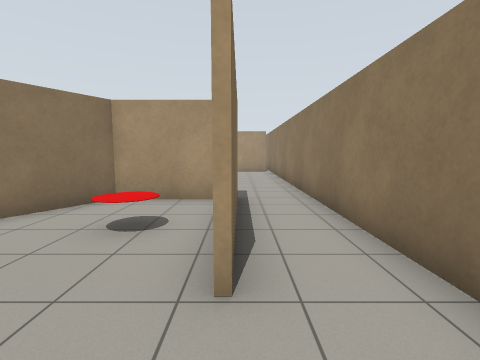
[1] (above)

21 first-person views from a walk through a world built for the Gazebo simulator. The camera is 1.2 m above the floor, tilts 6° down and sees 85° across. The floor is counted in squares, 1 m on a side. Each view is taken from the middle of a square. On the plan, view 1 faces up. The plan holds only what a view shows up to about 12 squares ahead; the rest is blank.

[2]
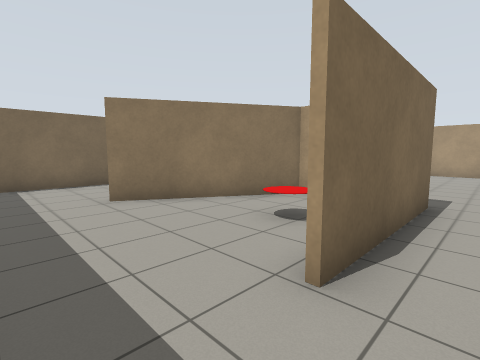

[3]
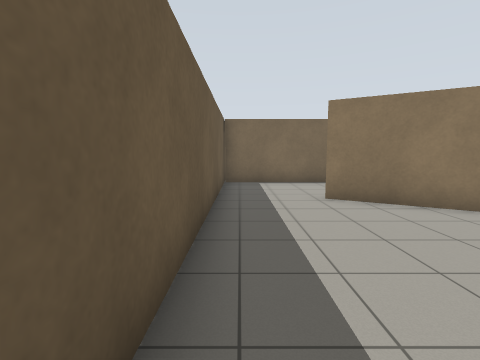

[4]
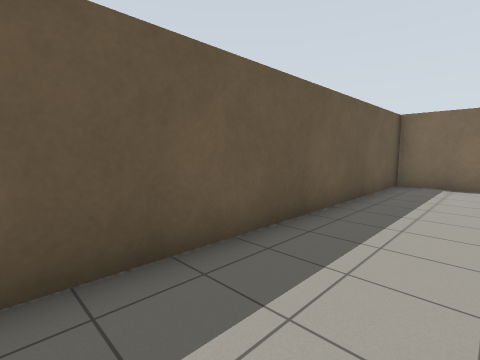

[5]
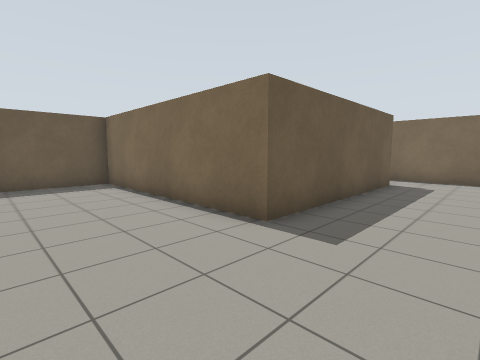

[6]
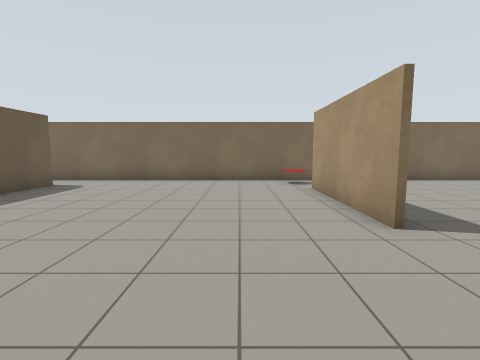

[7]
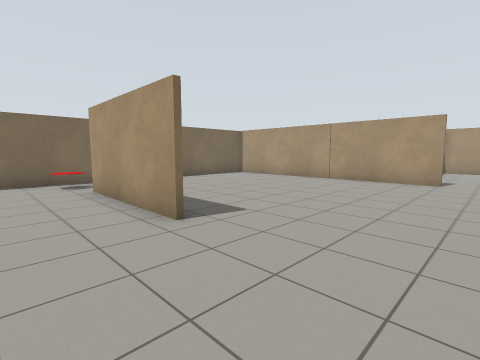

[8]
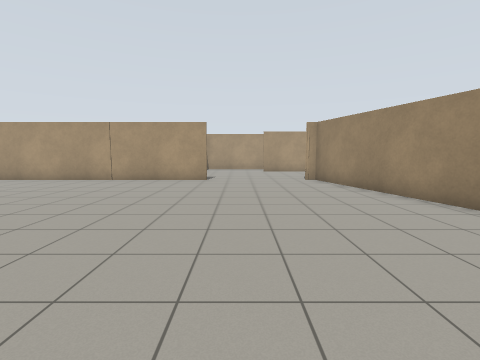

[9]
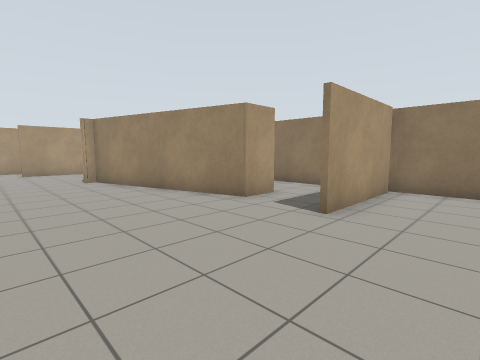

[10]
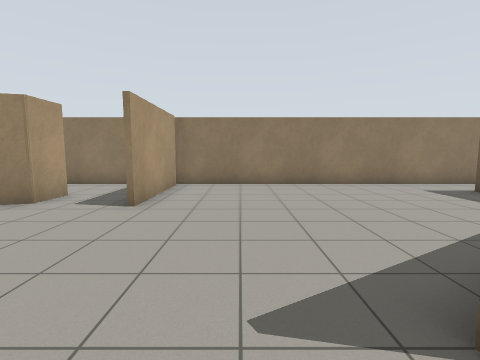

[11]
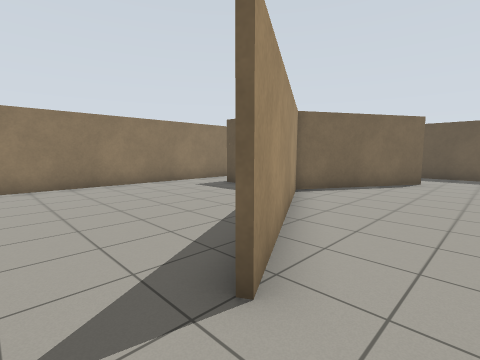

[12]
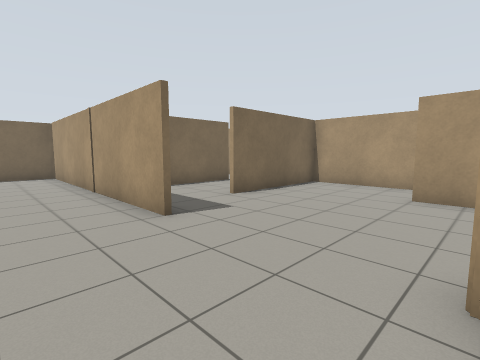

[13]
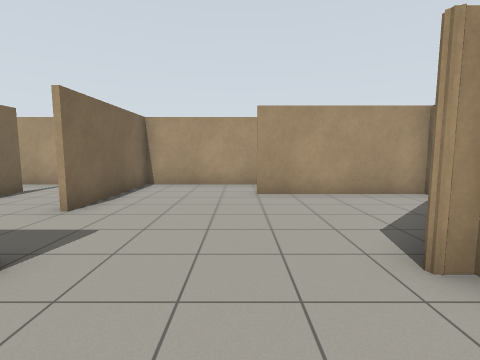

[14]
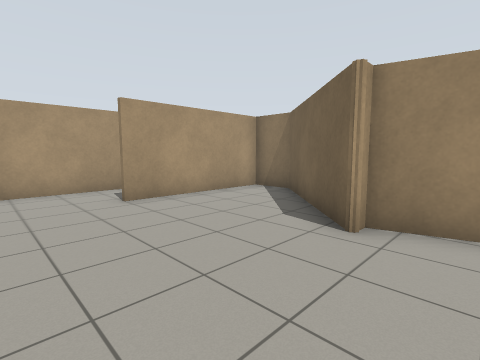

[15]
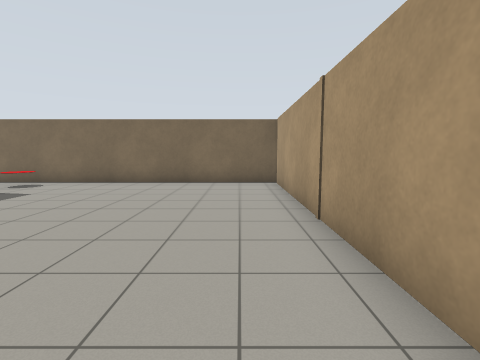

[16]
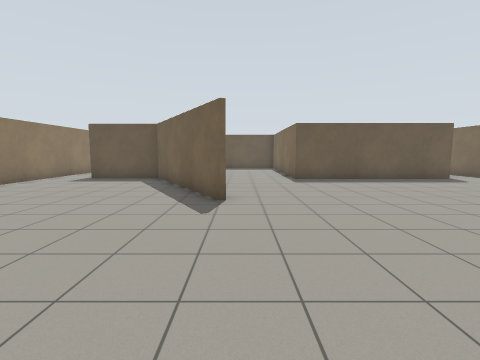

[17]
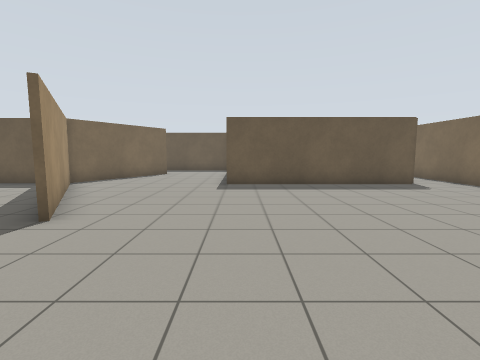

[18]
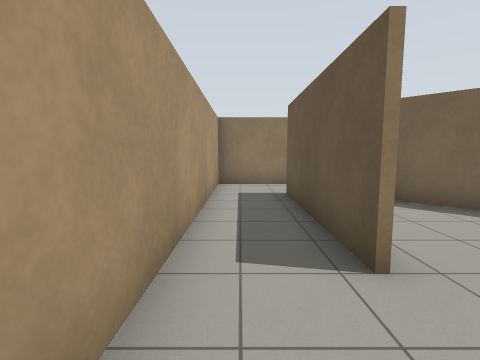

[19]
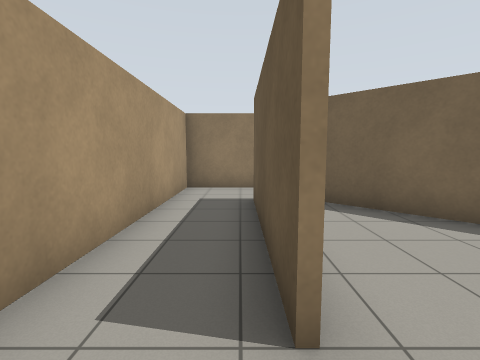

[20]
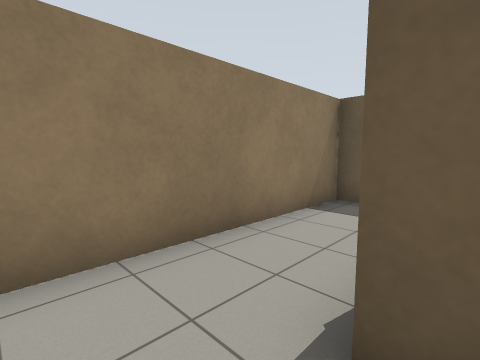

[21]
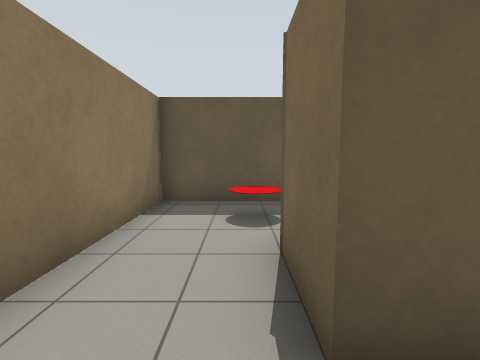

### Floor plan
Key: @ floor where view 1 was taken; # wall or solid block; . floor; C red cylinder; O other object.
Columns run from 19 left of view 1 to 2 right of it. Each row starts with its distance up from view 1.
 33      ##  #############
 32       .. #...........#
 31       .. #....#####..#
 30       #..#........#..#
 29       #..#........#..#
 28       #..........##..#
 27       # ........##CC.#
 26 ###########....#######
 25 #...............#    #
 24 #...............#
 23 #...............#
 22 #...............##
 21 #................#   #
 20 #................#  .#
 19 #................##..#
 18 #....................#
 17 #...####.........#####
 16 #OO..................#
 15 #....................#
 14 #....................#
 13 #....................#
 12 #............#.......#
 11 #............##......#
 10 #.............#......#
  9 #.............##.....#
  8 #..............#.....#
  7 #.######## ....#####.#
  6 #.        #....#...#.#
  5 #.        #....#...#.#
  4           #...##.C.#.#
  3           #..##....#.#
  2           #..........#
  1           #..........
  0           #........@.
 -1          ############

Positions as (right, up) in squares from view 1, and headings:
1: (0, 0), facing up
2: (1, 0), facing up-left
3: (1, 0), facing left
4: (1, 2), facing down-left
5: (-6, 10), facing down-left
6: (-7, 14), facing left
7: (-7, 14), facing up-left
8: (-7, 14), facing up
9: (-7, 14), facing up-right
10: (-8, 14), facing right
11: (-8, 14), facing down-right
12: (-4, 23), facing up-left
13: (-6, 23), facing up
14: (-8, 24), facing up-right
15: (-8, 24), facing left
16: (-7, 19), facing down
17: (-10, 17), facing down
18: (-8, 32), facing right
19: (-7, 31), facing right
20: (-1, 32), facing down-right
21: (0, 32), facing down
